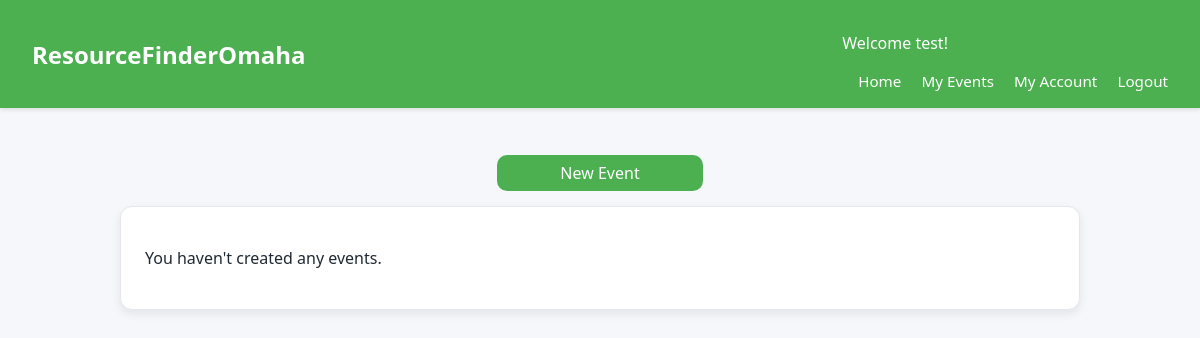
The page /myevents/ (signed in) on the database as committed earlier.
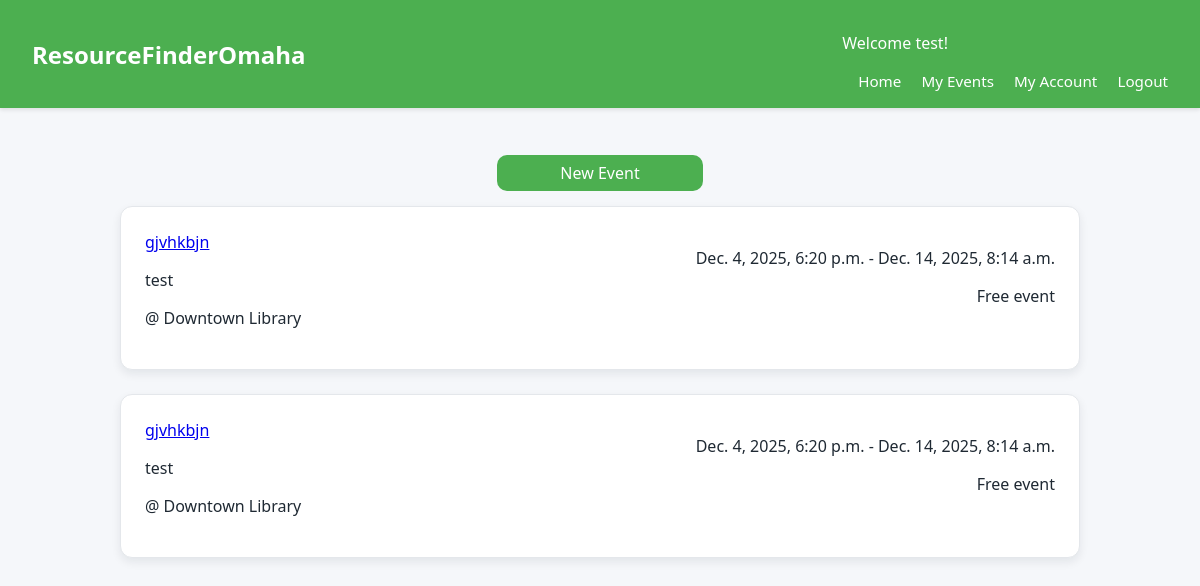
The same page on the database as committed later.
### events/models.py (models this page shows, shortened)
class TimeStamped(models.Model):
    created_at = models.DateTimeField(auto_now_add=True)
    updated_at = models.DateTimeField(auto_now=True)
    class Meta:
        abstract = True

class Event(TimeStamped):
    org = models.ForeignKey(Organization, on_delete=models.CASCADE, related_name="events")
    title = models.CharField(max_length=200)
    description = models.TextField(blank=True)
    start_at = models.DateTimeField()
    end_at = models.DateTimeField(null=True, blank=True)
    location = models.ForeignKey(Location, on_delete=models.PROTECT, related_name="events")
    is_free = models.BooleanField(default=True)
    url = models.URLField(blank=True)
    capacity = models.PositiveIntegerField(null=True, blank=True)
    categories = models.ManyToManyField(Category, related_name="events", blank=True)
    is_published = models.BooleanField(default=True)
    class Meta:
        indexes = [
            models.Index(fields=["start_at"]),
            models.Index(fields=["is_published"]),
        ]
        ordering = ["start_at"]

class Organization(TimeStamped):
    org = models.OneToOneField(User, on_delete=models.CASCADE) # link extra info to user
    name = models.CharField(max_length=150, unique=True)
    description = models.TextField(blank=True)
    website = models.URLField(blank=True)
    email = models.EmailField(blank=True)
    phone = models.CharField(max_length=30, blank=True)
    is_verified = models.BooleanField(default=False)

class Location(TimeStamped):
    name = models.CharField(max_length=120, blank=True)
    address1 = models.CharField(max_length=200, blank=True)
    address2 = models.CharField(max_length=200, blank=True)
    city = models.CharField(max_length=80, default="Omaha")
    state = models.CharField(max_length=2, default="NE")
    postal_code = models.CharField(max_length=15, blank=True)
    latitude = models.FloatField(null=True, blank=True)
    longitude = models.FloatField(null=True, blank=True)

### events/views.py (the view)
# urls.py: path('myevents/', event_views.myevents, name='myevents'),
def myevents(request):
    user = request.user
    is_org = request.user.groups.filter(name='Organizations').exists()
    if not is_org:
        regs = Registration.objects.filter(user=user, status='registered')
        events = [r.event for r in regs]
        context = {
            "events" : events,
            "is_org" : is_org,
            'registrations' : regs
        }
    else:
        my_events = list(Event.objects.filter(org=user.organization))
        context = {
            'orgevents' : my_events,
            'is_org' : is_org,
        }
    return render(request, 'myevents.html', context)

### events/templates/myevents.html (shortened to what this page needs)
{% extends "base.html" %}
{% block content %}
{% if is_org %}
<div style="display: flex; justify-content: center;">
    <a class="register-button" href="{% url 'addEvent' %}">New Event</a>
</div>
<div>
{% if orgevents %}
    {% for event in orgevents %}
            <div class="search-card two-columns">
            <div>
                <a href="{% url 'viewEvent' event.id %}">{{event.title}}</a>
                <p>{{event.org.name}}</p>
                <p>@ {{event.location.name}}</p>
            </div>
            <div>
                <p style="text-align: right;">{{event.start_at}} - {{event.end_at}}</p>
                <p style="text-align: right;">
                    {% if event.is_free %}
                        Free event
                    {% else %}
                        Paid event
                    {% endif %}
                </p>
            </div>
            </div>
    {% endfor %}
{% else %}
    <div class="search-card"><p>You haven't created any events.</p></div>
{% endif %}
</div>
{% endif %}
{% endblock %}

### events/templates/base.html (shortened to what this page needs)
<!doctype html>
<html lang="en">
<head>
</head>
<body>
  <header>
    <div class="logo">ResourceFinderOmaha</div>
    <nav>
      <p class="hello-name">Welcome {{ user.username }}!</p>
      <a href="{% url 'home' %}">Home</a>
      <a href="{% url 'myevents' %}">My Events</a>
      <a href="#">My Account</a>
      {% if user.is_authenticated %}
        <a href="{% url 'logout' %}">Logout</a>
      {% else %}
        <a href="{% url 'login' %}">Login</a>
      {% endif %}
    </nav>
  </header>
  <main>
    {% block content %}{% endblock %}
  </main>
</body>
</html>

### events/templates/base.html (style rules this page uses)
body { margin: 0; font-family: system-ui, -apple-system, BlinkMacSystemFont, "Segoe UI", sans-serif; background: #f5f7fa; color: #1f2933; }
header { background: #4CAF50; color: white; padding: 1rem 2rem; box-shadow: 0 2px 4px rgba(0,0,0,0.1); display: flex; align-items: center; justify-content: space-between; }
header .logo { font-size: 1.5rem; font-weight: 700; }
header nav a { color: white; text-decoration: none; margin-left: 1rem; font-size: 0.95rem; }
main { max-width: 960px; margin: 2rem auto; padding: 0 1rem 3rem; }
.search-card { background: white; padding: 1.5rem; border-radius: 0.75rem; box-shadow: 0 4px 10px rgba(15, 23, 42, 0.08); margin-bottom: 1.5rem; border: 1px solid #e4e7eb; }
.register-button { padding: 7px; border-radius: 10px; margin-top: 15px; margin-bottom: 15px; border: none; color: white; cursor: pointer; background-color: #4CAF50; width: 20%; font-size: 16px; text-decoration: none; text-align: center; }
.two-columns { display: flex; gap: 1.5rem; }
.two-columns > div { flex: 1; }

Rows that differ between the two databases and show on the page:
added Event: title "gjvhkbjn", org.name "test", location.name "Downtown Library", start_at "Dec. 4, 2025, 6:20 p.m.", end_at "Dec. 14, 2025, 8:14 a.m.", is_free "Free event"
added Event: title "gjvhkbjn", org.name "test", location.name "Downtown Library", start_at "Dec. 4, 2025, 6:20 p.m.", end_at "Dec. 14, 2025, 8:14 a.m.", is_free "Free event"
Other text that changed with them:
text no longer shown: "You haven't created any events."
